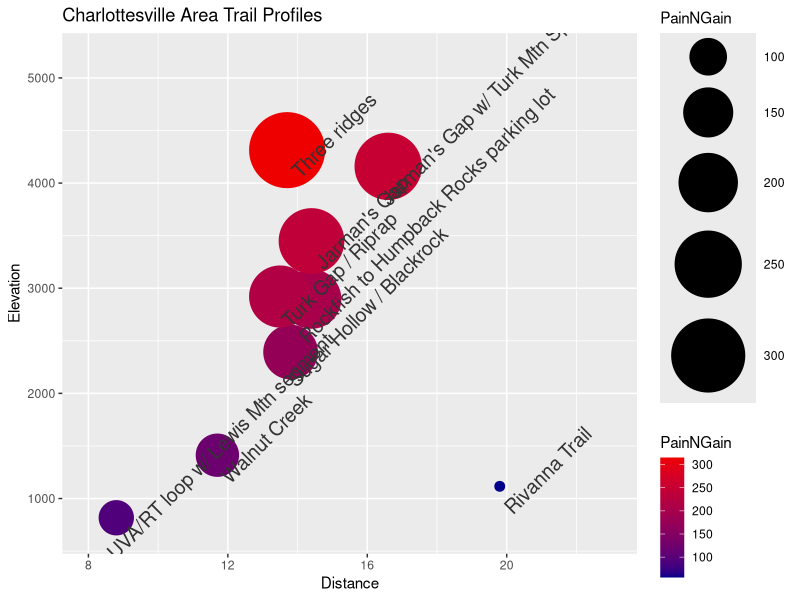

This chart was generated by the following R code:
## ---- chunk 1
library(ggplot2)

trailprofile <- read.csv("trailprofile.csv", header=TRUE, stringsAsFactors=FALSE)
trailprofile <- transform(trailprofile, PainNGain=Elevation/Distance)

p <- ggplot(data=trailprofile, aes(Distance, Elevation, label=Route)) + 
    geom_point(aes(colour=PainNGain, size=PainNGain)) + 
    scale_size(range=c(3,25)) + 
    scale_colour_continuous(low="blue4", high="red2")
p <- p+geom_text(size=5, angle=45, vjust=2, hjust=.1, colour="gray20")
p <- p + scale_x_continuous(limits=c(8, 23)) + scale_y_continuous(limits=c(700,5200))
p <- p + labs(title="Charlottesville Area Trail Profiles")
## ---- chunk 2
cat("Route | Link | Elevation | Distance | PainNGain", "--- | --- | --- | --- | ---", sep="\n")
cat(apply(trailprofile, 1, function(X) paste(X, collapse=" | ")), sep = "\n")
## ---- chunk 3
print(p)
